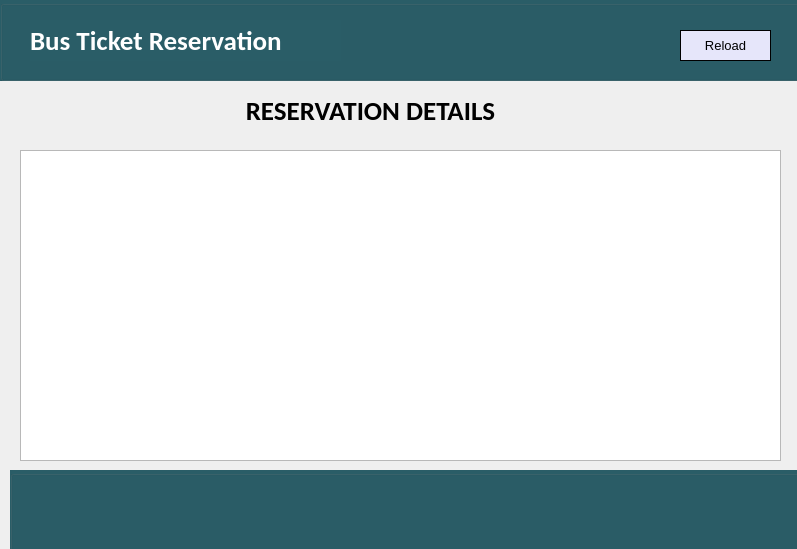
<?xml version="1.0" encoding="UTF-8"?>
<ui version="4.0">
 <class>reservation_details</class>
 <widget class="QDialog" name="reservation_details">
  <property name="geometry">
   <rect>
    <x>0</x>
    <y>0</y>
    <width>797</width>
    <height>549</height>
   </rect>
  </property>
  <property name="windowTitle">
   <string>Reaervation details</string>
  </property>
  <widget class="QGroupBox" name="Header">
   <property name="geometry">
    <rect>
     <x>0</x>
     <y>0</y>
     <width>801</width>
     <height>81</height>
    </rect>
   </property>
   <property name="styleSheet">
    <string notr="true">background:#2a5d67;</string>
   </property>
   <property name="title">
    <string/>
   </property>
   <widget class="QLabel" name="title">
    <property name="geometry">
     <rect>
      <x>30</x>
      <y>20</y>
      <width>311</width>
      <height>41</height>
     </rect>
    </property>
    <property name="font">
     <font>
      <family>Calibri</family>
      <pointsize>20</pointsize>
      <weight>75</weight>
      <bold>true</bold>
     </font>
    </property>
    <property name="styleSheet">
     <string notr="true">color:#fff;</string>
    </property>
    <property name="text">
     <string>Bus Ticket Reservation</string>
    </property>
   </widget>
   <widget class="QPushButton" name="reload_btn">
    <property name="geometry">
     <rect>
      <x>680</x>
      <y>30</y>
      <width>91</width>
      <height>31</height>
     </rect>
    </property>
    <property name="font">
     <font>
      <pointsize>10</pointsize>
     </font>
    </property>
    <property name="styleSheet">
     <string notr="true">color: black;
background-color: lavender;
border: 1px solid;</string>
    </property>
    <property name="text">
     <string>Reload</string>
    </property>
   </widget>
  </widget>
  <widget class="QLabel" name="title_2">
   <property name="geometry">
    <rect>
     <x>20</x>
     <y>90</y>
     <width>701</width>
     <height>41</height>
    </rect>
   </property>
   <property name="font">
    <font>
     <family>Calibri</family>
     <pointsize>20</pointsize>
     <weight>75</weight>
     <bold>true</bold>
    </font>
   </property>
   <property name="layoutDirection">
    <enum>Qt::LeftToRight</enum>
   </property>
   <property name="styleSheet">
    <string notr="true"/>
   </property>
   <property name="text">
    <string>RESERVATION DETAILS</string>
   </property>
   <property name="alignment">
    <set>Qt::AlignCenter</set>
   </property>
  </widget>
  <widget class="QTableView" name="table_view">
   <property name="geometry">
    <rect>
     <x>20</x>
     <y>150</y>
     <width>761</width>
     <height>311</height>
    </rect>
   </property>
   <property name="font">
    <font>
     <pointsize>12</pointsize>
    </font>
   </property>
   <property name="horizontalScrollBarPolicy">
    <enum>Qt::ScrollBarAlwaysOff</enum>
   </property>
   <attribute name="horizontalHeaderCascadingSectionResizes">
    <bool>false</bool>
   </attribute>
   <attribute name="horizontalHeaderMinimumSectionSize">
    <number>40</number>
   </attribute>
   <attribute name="horizontalHeaderDefaultSectionSize">
    <number>225</number>
   </attribute>
   <attribute name="horizontalHeaderShowSortIndicator" stdset="0">
    <bool>true</bool>
   </attribute>
   <attribute name="horizontalHeaderStretchLastSection">
    <bool>true</bool>
   </attribute>
   <attribute name="verticalHeaderMinimumSectionSize">
    <number>29</number>
   </attribute>
  </widget>
  <widget class="QGroupBox" name="header_2">
   <property name="geometry">
    <rect>
     <x>10</x>
     <y>470</y>
     <width>801</width>
     <height>81</height>
    </rect>
   </property>
   <property name="styleSheet">
    <string notr="true">background:#2a5d67;</string>
   </property>
   <property name="title">
    <string/>
   </property>
  </widget>
 </widget>
 <resources/>
 <connections/>
</ui>
